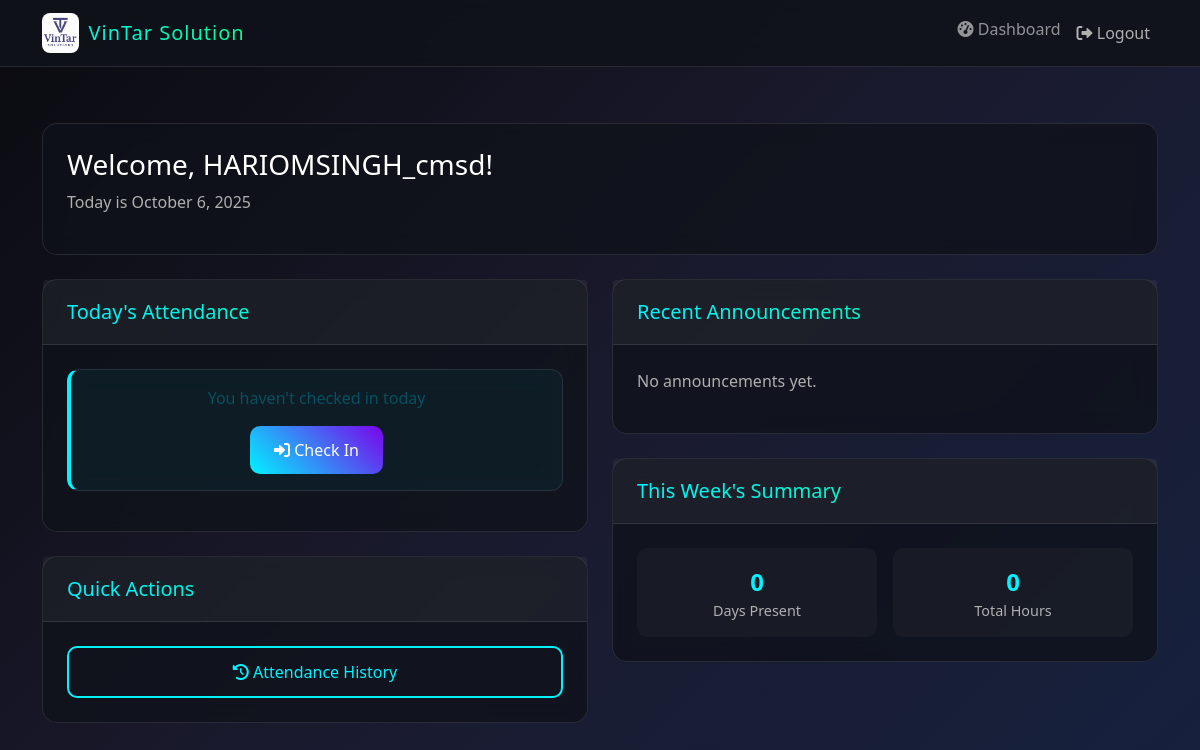
Page /dashboard/ (signed in) on the earlier database version.
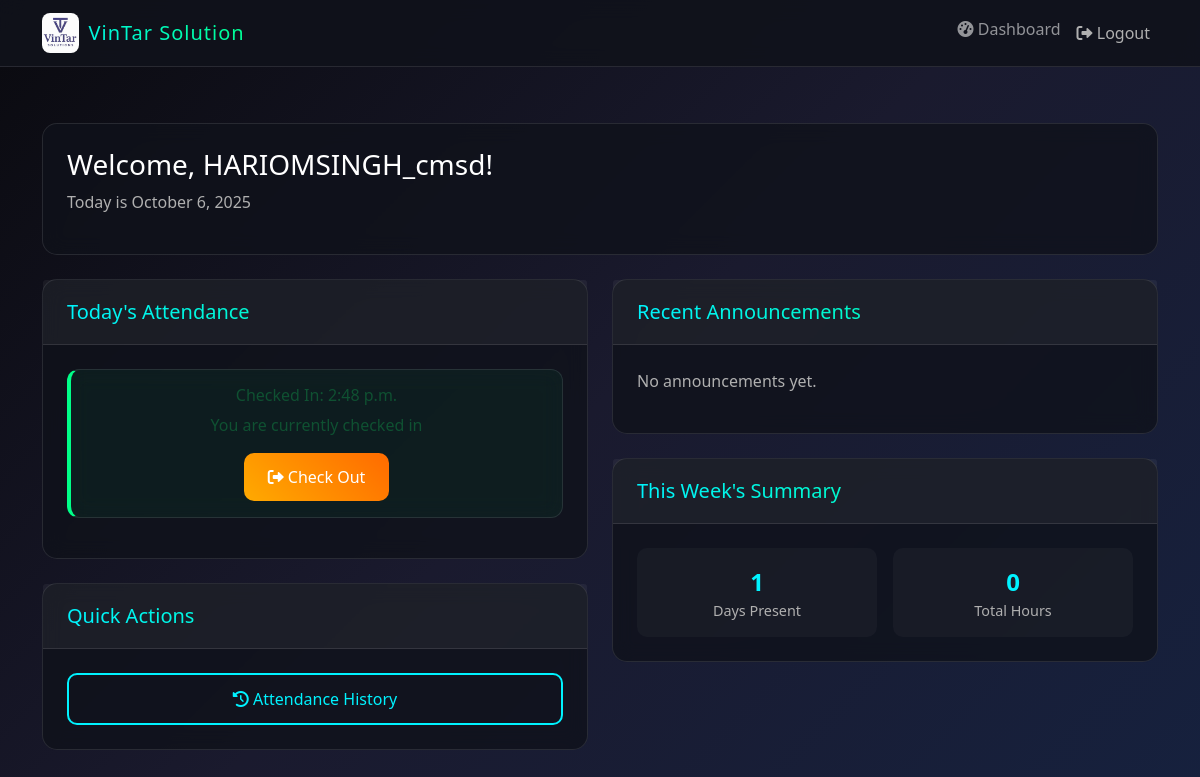
Same page on the later database version.
### ATTENDANCE_app/models.py (models this page shows, shortened)
class Attendance(models.Model):
    user = models.ForeignKey(User, on_delete=models.CASCADE)  # THIS IS CORRECT: user NOT employee
    check_in = models.DateTimeField()
    check_out = models.DateTimeField(null=True, blank=True)
    date = models.DateField()
    hours_worked = models.DecimalField(max_digits=5, decimal_places=2, default=0.0)
    status = models.CharField(max_length=20, default='Present')
    class Meta:
        unique_together = ('user', 'date')

### ATTENDANCE_app/views.py (the view)
# urls.py: path('dashboard/', views.dashboard, name='dashboard'),
@login_required
def dashboard(request):
    today = date.today()
    try:
        today_attendance = Attendance.objects.get(user=request.user, date=today)
    except Attendance.DoesNotExist:
        today_attendance = None
    announcements = Announcement.objects.filter(is_active=True).order_by('-created_at')[:5]
    week_start = today - timedelta(days=today.weekday())
    week_attendance = Attendance.objects.filter(
        user=request.user,
        date__gte=week_start
    )
    total_hours = sum([att.hours_worked for att in week_attendance if att.hours_worked])
    context = {
        'today_attendance': today_attendance,
        'announcements': announcements,
        'week_attendance': week_attendance,
        'total_hours': total_hours,
    }
    return render(request, 'dashboard.html', context)

### ATTENDANCE_app/templates/dashboard.html (shortened to what this page needs)
{% extends 'base.html' %}
{% load static %}
{% block content %}
<div class="dashboard-container">
    <div class="row">
        <div class="col-12">
            <div class="card mb-4">
                <div class="card-body welcome-section">
                    <h3>Welcome, {{ user.get_full_name|default:user.username }}!</h3>
                    <p class="text-muted">Today is {% now "F j, Y" %}</p>
                </div>
            </div>
        </div>
    </div>
    <div class="row">
        <div class="col-md-6">
            <div class="card attendance-card mb-4">
                <div class="card-header">
                    <h5 class="mb-0">Today's Attendance</h5>
                </div>
                <div class="card-body text-center">
                    {% if today_attendance %}
                        <div class="alert alert-success">
                            <h6>Checked In: {{ today_attendance.check_in|time }}</h6>
                            {% if today_attendance.check_out %}
                                <h6>Checked Out: {{ today_attendance.check_out|time }}</h6>
                                <h6>Hours Worked: {{ today_attendance.hours_worked }}</h6>
                            {% else %}
                                <p>You are currently checked in</p>
                                <a href="{% url 'check_out' %}" class="btn btn-warning">
                                    <i class="fas fa-sign-out-alt"></i> Check Out
                                </a>
                            {% endif %}
                        </div>
                    {% else %}
                        <div class="alert alert-info">
                            <p>You haven't checked in today</p>
                            <a href="{% url 'check_in' %}" class="btn btn-primary">
                                <i class="fas fa-sign-in-alt"></i> Check In
                            </a>
                        </div>
                    {% endif %}
                </div>
            </div>
            <div class="card mb-4">
                <div class="card-header">
                    <h5 class="mb-0">Quick Actions</h5>
                </div>
                <div class="card-body">
                    <div class="d-grid gap-2">
                        <a href="{% url 'attendance_history' %}" class="btn btn-outline-primary">
                            <i class="fas fa-history"></i> Attendance History
                        </a>
                    </div>
                </div>
            </div>
        </div>
        <div class="col-md-6">
            <div class="card announcement-card mb-4">
                <div class="card-header">
                    <h5 class="mb-0">Recent Announcements</h5>
                </div>
                <div class="card-body">
                    {% if announcements %}
                        {% for announcement in announcements %}
                            <div class="border-bottom pb-2 mb-2">
                                <h6>{{ announcement.title }}</h6>
                                <p class="small text-muted">{{ announcement.content|truncatewords:20 }}</p>
                                <small class="text-muted">
                                    Posted by {{ announcement.created_by.get_full_name }} on
                                    {{ announcement.created_at|date }}
                                </small>
                            </div>
                        {% endfor %}
                    {% else %}
                        <p class="text-muted">No announcements yet.</p>
                    {% endif %}
                </div>
            </div>
            <div class="card mb-4">
                <div class="card-header">
                    <h5 class="mb-0">This Week's Summary</h5>
                </div>
                <div class="card-body">
                    <div class="summary-stats">
                        <div class="stat-item">
                            <div class="stat-value">{{ week_attendance.count }}</div>
                            <div class="stat-label">Days Present</div>
                        </div>
                        <div class="stat-item">
                            <div class="stat-value">{{ total_hours }}</div>
                            <div class="stat-label">Total Hours</div>
                        </div>
                    </div>
                </div>
            </div>
        </div>
    </div>
</div>
{% endblock %}

### ATTENDANCE_app/templates/base.html (shortened to what this page needs)
<!DOCTYPE html>
<html lang="en">
<head>
    <link href="https://cdn.jsdelivr.net/npm/bootstrap@5.1.3/dist/css/bootstrap.min.css" rel="stylesheet">
    <link href="https://cdnjs.cloudflare.com/ajax/libs/font-awesome/6.0.0/css/all.min.css" rel="stylesheet">
    {% load static %}
</head>
<body>
    <nav class="navbar navbar-expand-lg navbar-dark">
        <div class="container">
            <a class="navbar-brand" href="{% url 'home' %}">
                <img src="{% static 'images/vintarlogo.jpg' %}" alt="Logo" class="nav-logo">
                <span>VinTar Solution </span>
            </a>
            <div class="collapse navbar-collapse" id="navbarNav">
                <div class="navbar-nav ms-auto">
                    {% if user.is_authenticated %}
                        <a class="nav-link" href="{% url 'dashboard' %}">
                            <i class="fas fa-tachometer-alt"></i> Dashboard
                        </a>
                        <form method="post" action="{% url 'logout' %}" class="d-inline">
                            <button type="submit" class="nav-link btn btn-link" style="border: none; background: none; cursor: pointer; color: var(--text-secondary);">
                                <i class="fas fa-sign-out-alt"></i> Logout
                            </button>
                        </form>
                    {% endif %}
                </div>
            </div>
        </div>
    </nav>
    <div class="container mt-4">
        {% block content %}
        {% endblock %}
    </div>
</body>
</html>

### ATTENDANCE_app/templates/base.html (style rules this page uses)
:root { --primary-glow: #00f3ff; --secondary-glow: #7a04eb; --accent-glow: #00ff88; --dark-bg: #0a0a0f; --card-bg: rgba(16, 18, 27, 0.8); --text-primary: #ffffff; --text-secondary: #b0b0b0; }
body { background: linear-gradient(135deg, var(--dark-bg) 0%, #1a1a2e 50%, #16213e 100%); min-height: 100vh; font-family: 'Segoe UI', Tahoma, Geneva, Verdana, sans-serif; color: var(--text-primary); }
.navbar { background: rgba(16, 18, 27, 0.9) !important; backdrop-filter: blur(10px); border-bottom: 1px solid rgba(255, 255, 255, 0.1); }
.navbar-brand { font-weight: 300; letter-spacing: 1px; background: linear-gradient(45deg, var(--primary-glow), var(--accent-glow)); -webkit-background-clip: text; -webkit-text-fill-color: transparent; background-clip: text; display: flex; align-items: center; gap: 10px; }
.nav-logo { height: 40px; width: auto; border-radius: 8px; }

### ATTENDANCE_app/templates/dashboard.html (style rules this page uses)
.dashboard-container { padding: 2rem 0; }
.card { background: var(--card-bg); backdrop-filter: blur(10px); border: 1px solid rgba(255, 255, 255, 0.1); border-radius: 15px; margin-bottom: 1.5rem; transition: all 0.3s ease; }
.card-header { background: rgba(255, 255, 255, 0.05); border-bottom: 1px solid rgba(255, 255, 255, 0.1); padding: 1.25rem 1.5rem; }
.card-header h3, .card-header h5 { color: var(--text-primary); margin: 0; background: linear-gradient(45deg, var(--primary-glow), var(--accent-glow)); -webkit-background-clip: text; -webkit-text-fill-color: transparent; background-clip: text; }
.card-body { padding: 1.5rem; }
.welcome-section h3 { color: var(--text-primary); margin-bottom: 0.5rem; }
.text-muted { color: var(--text-secondary) !important; }
.alert { border: 1px solid rgba(255, 255, 255, 0.1); border-radius: 12px; backdrop-filter: blur(10px); background: rgba(255, 255, 255, 0.05); }
.alert-success { border-left: 4px solid var(--accent-glow); background: rgba(0, 255, 136, 0.05); }
.btn { border: none; border-radius: 10px; padding: 0.75rem 1.5rem; text-decoration: none; transition: all 0.3s ease; }
.btn-warning { background: linear-gradient(45deg, #ffaa00, #ff6b00); color: white; }
.btn-outline-primary { background: transparent; border: 2px solid var(--primary-glow); color: var(--primary-glow); }
.summary-stats { display: grid; grid-template-columns: 1fr 1fr; gap: 1rem; }
.stat-item { text-align: center; padding: 1rem; background: rgba(255, 255, 255, 0.03); border-radius: 10px; }
.stat-value { font-size: 1.5rem; font-weight: 600; color: var(--primary-glow); }
.stat-label { font-size: 0.9rem; color: var(--text-secondary); }

Differences in the rows shown:
added Attendance: check_in "2:48 p.m."
Other differences:
{{ week_attendance.count }}: "0" → "1"
text no longer shown: "You haven't checked in today Check In"
text now shown: "Checked In: You are currently checked in Check Out"
